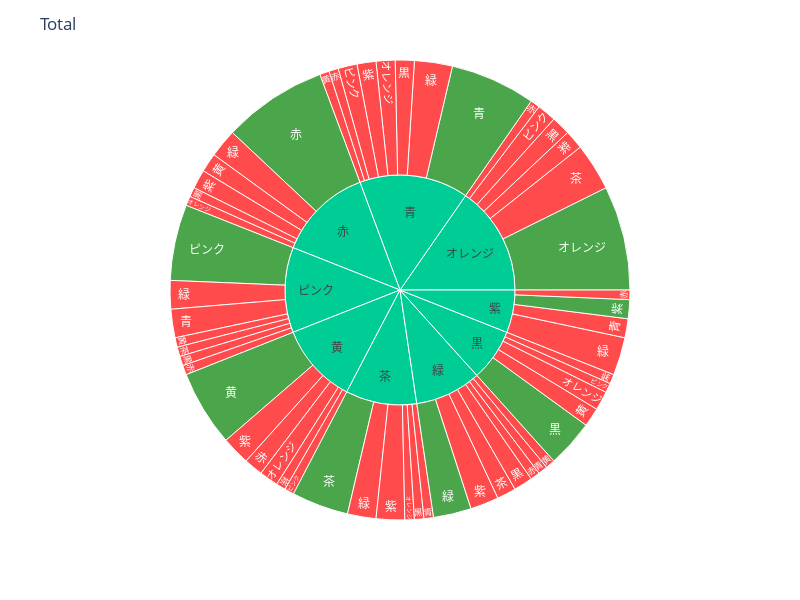

Notebook cell for this chart:
### Markdown cell above
# 間違ったペアをサンバーストで

### Code cell
import plotly.express as px

fig = px.sunburst(df, path=['Q', 'A'], values=[1]*len(df), color='B',
                  color_discrete_map={'O': 'green', 'X': 'red'})
fig.update_layout(height=600, width=800, title_text="Total")
fig.show()

### Figure 1 — Plotly figure (JSON) as saved in the notebook; plotly's stock layout.template omitted (floating-point values rounded to 4 significant figures)
{"data": [{"branchvalues": "total", "customdata": [["(?)"], ["(?)"], ["X"], ["O"], ["X"], ["X"], ["O"], ["X"], ["X"], ["O"], ["X"], ["X"], ["X"], ["X"], ["X"], ["X"], ["X"], ["X"], ["X"], ["X"], ["O"], ["X"], ["X"], ["X"], ["X"], ["X"], ["X"], ["(?)"], ["(?)"], ["(?)"], ["O"], ["(?)"], ["X"], ["X"], ["X"], ["X"], ["X"], ["X"], ["(?)"], ["X"], ["X"], ["X"], ["X"], ["X"], ["O"], ["O"], ["X"], ["X"], ["(?)"], ["O"], ["O"], ["X"], ["X"], ["X"], ["(?)"], ["X"], ["X"], ["X"], ["X"], ["X"], ["X"], ["X"], ["X"], ["X"]], "domain": {"x": [0, 1], "y": [0, 1]}, "hovertemplate": "labels=%{label}<br>value=%{value}<br>parent=%{parent}<br>id=%{id}<br>B=%{customdata[0]}<extra></extra>", "ids": ["黒", "オレンジ", "緑/茶", "茶/茶", "黄/茶", "オレンジ/赤", "黒/黒", "紫/赤", "緑/赤", "赤/赤", "オレンジ/茶", "青/赤", "赤/黒", "紫/青", "緑/青", "緑/黒", "ピンク/黄", "緑/黄", "赤/黄", "青/黄", "黄/黄", "青/黒", "黒/黄", "青/緑", "茶/緑", "茶/オレンジ", "青/オレンジ", "赤", "茶", "緑", "ピンク/ピンク", "紫", "黄/ピンク", "赤/緑", "オレンジ/紫", "黒/ピンク", "緑/紫", "茶/紫", "ピンク", "青/紫", "黄/紫", "黒/紫", "ピンク/緑", "紫/緑", "緑/緑", "紫/紫", "オレンジ/黒", "茶/黒", "青", "オレンジ/オレンジ", "青/青", "茶/青", "ピンク/青", "黄/赤", "黄", "ピンク/茶", "赤/紫", "青/ピンク", "オレンジ/ピンク", "黒/オレンジ", "黄/オレンジ", "赤/オレンジ", "ピンク/黒", "ピンク/赤"], "labels": ["黒", "オレンジ", "茶", "茶", "茶", "赤", "黒", "赤", "赤", "赤", "茶", "赤", "黒", "青", "青", "黒", "黄", "黄", "黄", "黄", "黄", "黒", "黄", "緑", "緑", "オレンジ", "オレンジ", "赤", "茶", "緑", "ピンク", "紫", "ピンク", "緑", "紫", "ピンク", "紫", "紫", "ピンク", "紫", "紫", "紫", "緑", "緑", "緑", "紫", "黒", "黒", "青", "オレンジ", "青", "青", "青", "赤", "黄", "茶", "紫", "ピンク", "ピンク", "オレンジ", "オレンジ", "オレンジ", "黒", "赤"], "marker": {"colors": ["#00cc96", "#00cc96", "red", "green", "red", "red", "green", "red", "red", "green", "red", "red", "red", "red", "red", "red", "red", "red", "red", "red", "green", "red", "red", "red", "red", "red", "red", "#00cc96", "#00cc96", "#00cc96", "green", "#00cc96", "red", "red", "red", "red", "red", "red", "#00cc96", "red", "red", "red", "red", "red", "green", "green", "red", "red", "#00cc96", "green", "green", "red", "red", "red", "#00cc96", "red", "red", "red", "red", "red", "red", "red", "red", "red"]}, "name": "", "parents": ["", "", "緑", "茶", "黄", "オレンジ", "黒", "紫", "緑", "赤", "オレンジ", "青", "赤", "紫", "緑", "緑", "ピンク", "緑", "赤", "青", "黄", "青", "黒", "青", "茶", "茶", "青", "", "", "", "ピンク", "", "黄", "赤", "オレンジ", "黒", "緑", "茶", "", "青", "黄", "黒", "ピンク", "紫", "緑", "紫", "オレンジ", "茶", "", "オレンジ", "青", "茶", "ピンク", "黄", "", "ピンク", "赤", "青", "オレンジ", "黒", "黄", "赤", "ピンク", "ピンク"], "type": "sunburst", "values": [11, 23, 2, 6, 1, 1, 5, 1, 1, 11, 5, 1, 1, 2, 1, 2, 1, 1, 2, 1, 8, 2, 2, 4, 3, 1, 2, 20, 15, 14, 8, 9, 1, 3, 2, 1, 3, 3, 18, 2, 3, 1, 3, 4, 4, 2, 2, 1, 23, 11, 9, 1, 3, 2, 17, 1, 2, 2, 2, 2, 2, 1, 1, 1]}], "layout": {"height": 600, "legend": {"tracegroupgap": 0}, "margin": {"t": 60}, "title": {"text": "Total"}, "width": 800}}
